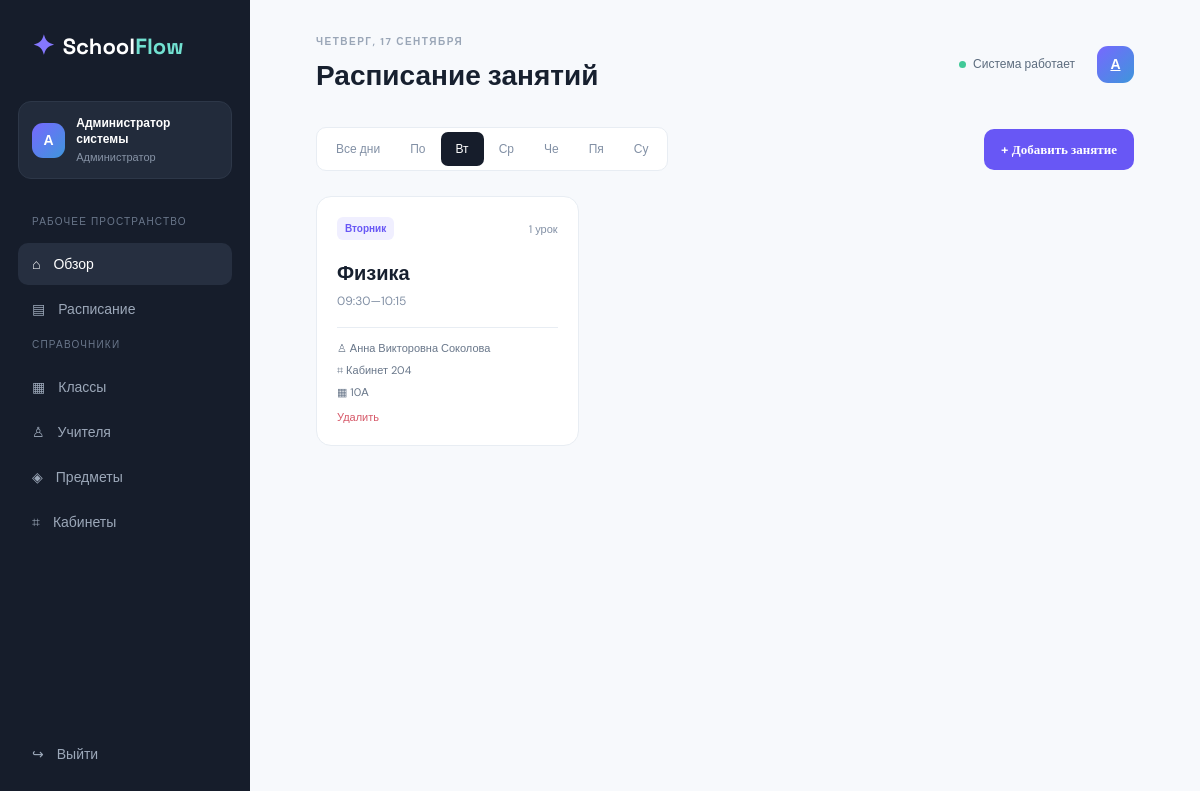
The page /schedule/?day=2 (signed in) on the database its author committed.
### app/models/models.py (models this page shows, shortened)
class User(UserMixin, db.Model):
    id = db.Column(db.Integer, primary_key=True)
    username = db.Column(db.String(80), unique=True, nullable=False)
    password_hash = db.Column(db.String(255), nullable=False)
    full_name = db.Column(db.String(120), nullable=False)
    role = db.Column(db.String(20), default='student')
    class_group_id = db.Column(db.Integer, db.ForeignKey('class_group.id'))
    @property
    def is_admin(self): return self.role == 'admin'

class Lesson(db.Model):
    id = db.Column(db.Integer, primary_key=True)
    weekday = db.Column(db.Integer, nullable=False)
    lesson_number = db.Column(db.Integer, nullable=False)
    start_time = db.Column(db.String(5), nullable=False)
    end_time = db.Column(db.String(5), nullable=False)
    class_group_id = db.Column(db.Integer, db.ForeignKey('class_group.id'), nullable=False)
    teacher_id = db.Column(db.Integer, db.ForeignKey('teacher.id'), nullable=False)
    subject_id = db.Column(db.Integer, db.ForeignKey('subject.id'), nullable=False)
    classroom_id = db.Column(db.Integer, db.ForeignKey('classroom.id'), nullable=False)
    notes = db.Column(db.Text)
    created_at = db.Column(db.DateTime, default=datetime.utcnow)
    class_group = db.relationship('ClassGroup')
    teacher = db.relationship('Teacher')
    subject = db.relationship('Subject')
    classroom = db.relationship('Classroom')

class Subject(db.Model):
    id = db.Column(db.Integer, primary_key=True)
    name = db.Column(db.String(100), nullable=False)
    color = db.Column(db.String(20), default='#6c63ff')

class Teacher(db.Model):
    id = db.Column(db.Integer, primary_key=True)
    full_name = db.Column(db.String(120), nullable=False)
    email = db.Column(db.String(120))

class Classroom(db.Model):
    id = db.Column(db.Integer, primary_key=True)
    name = db.Column(db.String(30), unique=True, nullable=False)
    building = db.Column(db.String(80), default='Главный корпус')

class ClassGroup(db.Model):
    id = db.Column(db.Integer, primary_key=True)
    name = db.Column(db.String(30), unique=True, nullable=False)
    profile = db.Column(db.String(100), default='Общеобразовательный')

### app/routes/schedule.py (the view)
@schedule_bp.route('/')
@login_required
def index():
    day = request.args.get('day', type=int)
    query = Lesson.query
    if day: query = query.filter_by(weekday=day)
    lessons = query.order_by(Lesson.weekday, Lesson.lesson_number).all()
    return render_template('schedule/index.html', lessons=lessons, days=DAYS, selected_day=day)

### app/models/models.py (called while the page is built)
@login_manager.user_loader
def load_user(user_id): return db.session.get(User, int(user_id))

### app/templates/schedule/index.html
{% extends 'base.html' %}{% block title %}Расписание — SchoolFlow{% endblock %}{% block heading %}Расписание занятий{% endblock %}{% block content %}<div class="toolbar"><div class="tabs"><a class="{{ 'active' if not selected_day }}" href="{{ url_for('schedule.index') }}">Все дни</a>{% for number,name in days.items() %}<a class="{{ 'active' if selected_day==number }}" href="{{ url_for('schedule.index', day=number) }}">{{ name[:2] }}</a>{% endfor %}</div>{% if current_user.is_admin %}<a class="button primary" href="{{ url_for('schedule.create') }}">+ Добавить занятие</a>{% endif %}</div><div class="schedule-grid">{% for lesson in lessons %}<article class="schedule-card"><div class="schedule-top"><span class="day-tag">{{ days[lesson.weekday] }}</span><span class="lesson-number">{{ lesson.lesson_number }} урок</span></div><h3>{{ lesson.subject.name }}</h3><p>{{ lesson.start_time }}—{{ lesson.end_time }}</p><div class="schedule-meta"><span>♙ {{ lesson.teacher.full_name }}</span><span>⌗ Кабинет {{ lesson.classroom.name }}</span><span>▦ {{ lesson.class_group.name }}</span></div>{% if current_user.is_admin %}<form method="post" action="{{ url_for('schedule.delete', lesson_id=lesson.id) }}" onsubmit="return confirm('Удалить занятие?')"><button class="delete-link">Удалить</button></form>{% endif %}</article>{% else %}<div class="empty">По выбранному фильтру занятий нет.</div>{% endfor %}</div>{% endblock %}

### app/templates/base.html
<!doctype html><html lang="ru"><head><meta charset="utf-8"><meta name="viewport" content="width=device-width, initial-scale=1"><title>{% block title %}SchoolFlow{% endblock %}</title><link rel="stylesheet" href="{{ url_for('static', filename='css/style.css') }}"></head><body><div class="app-shell"><aside class="sidebar"><a class="brand" href="{{ url_for('dashboard.index') }}"><span class="brand-mark">✦</span><span>School<span>Flow</span></span></a><div class="user-chip"><div class="avatar">{{ current_user.full_name[0] }}</div><div><b>{{ current_user.full_name }}</b><small>{{ 'Администратор' if current_user.is_admin else 'Ученик' }}</small></div></div><nav><small class="nav-label">РАБОЧЕЕ ПРОСТРАНСТВО</small><a href="{{ url_for('dashboard.index') }}">⌂ <span>Обзор</span></a><a href="{{ url_for('schedule.index') }}">▤ <span>Расписание</span></a><small class="nav-label">СПРАВОЧНИКИ</small><a href="{{ url_for('directories.index', kind='classes') }}">▦ <span>Классы</span></a><a href="{{ url_for('directories.index', kind='teachers') }}">♙ <span>Учителя</span></a><a href="{{ url_for('directories.index', kind='subjects') }}">◈ <span>Предметы</span></a><a href="{{ url_for('directories.index', kind='rooms') }}">⌗ <span>Кабинеты</span></a></nav><a class="logout" href="{{ url_for('auth.logout') }}">↪ <span>Выйти</span></a></aside><main class="main"><header class="topbar"><div><p class="eyebrow">{{ now_label|default('ЧЕТВЕРГ, 17 СЕНТЯБРЯ') }}</p><h1>{% block heading %}Добрый день, {{ current_user.full_name.split()[0] }}{% endblock %}</h1></div><div class="top-actions"><span class="status-dot">Система работает</span><a class="avatar mini" href="{{ url_for('auth.logout') }}">{{ current_user.full_name[0] }}</a></div></header>{% with messages = get_flashed_messages(with_categories=true) %}{% if messages %}<div class="alerts">{% for category,message in messages %}<div class="alert {{ category }}">{{ message }}</div>{% endfor %}</div>{% endif %}{% endwith %}{% block content %}{% endblock %}</main></div><script src="{{ url_for('static', filename='js/app.js') }}"></script></body></html>

### app/static/css/style.css (style rules this page uses)
:root { --ink:#17202f;--muted:#8290a5;--line:#e8edf3;--purple:#6857f5;--teal:#18b7a2;--bg:#f7f9fc;--white:#fff;--dark:#161d2b }
* { box-sizing:border-box }
body { margin:0;background:var(--bg);color:var(--ink);font:14px 'DM Sans',sans-serif }
h1,h2,h3,p { margin:0 }
h1,h2,h3,.brand { font-family:'Space Grotesk',sans-serif }
.app-shell { display:flex;min-height:100vh }
.sidebar { width:250px;background:var(--dark);color:#fff;padding:28px 18px 22px;display:flex;flex-direction:column;position:fixed;inset:0 auto 0 0 }
.brand { font-size:22px;font-weight:700;padding:0 14px 38px;display:flex;gap:8px;align-items:center;color:white;text-decoration:none }
.brand span span,.login-logo span { color:#72e1d1 }
.brand-mark,.login-logo>span { color:#8578ff;font-size:27px }
.user-chip { display:flex;gap:11px;align-items:center;padding:13px;background:#222b3b;border:1px solid #2d3748;border-radius:13px;margin-bottom:28px }
.avatar { width:35px;height:35px;background:linear-gradient(135deg,#7768ff,#3e96db);border-radius:11px;display:grid;place-items:center;color:#fff;font-weight:700 }
.user-chip b { display:block;font-size:12px }
.user-chip small { color:#8793a6;font-size:11px }
.nav-label { color:#69768a;font-size:10px;letter-spacing:1.2px;display:block;padding:0 14px 12px;margin-top:8px }
.sidebar nav a,.logout { display:flex;gap:13px;align-items:center;color:#9ca8b9;text-decoration:none;padding:12px 14px;border-radius:10px;margin:3px 0 }
.sidebar nav a:hover,.sidebar nav a:first-of-type,.logout:hover { color:#fff;background:#262f40 }
.logout { margin-top:auto }
.main { margin-left:250px;width:calc(100% - 250px);padding:35px 5.5% 60px }
.topbar { display:flex;justify-content:space-between;align-items:center;margin-bottom:34px }
.eyebrow { font-size:10px;color:#9aa6b7;letter-spacing:1.5px;font-weight:700;margin-bottom:9px }
.topbar h1 { font-size:28px }
.top-actions { display:flex;align-items:center;gap:22px }
.status-dot { font-size:12px;color:#5c6c7e }
.status-dot:before { content:'';display:inline-block;width:7px;height:7px;background:#41c998;border-radius:50%;margin-right:7px }
.mini { width:37px;height:37px }
.button { border:0;border-radius:10px;padding:12px 17px;font:600 13px 'DM Sans';cursor:pointer;text-decoration:none;display:inline-flex;align-items:center;gap:16px }
.button.primary { background:var(--purple);color:#fff }
.day-tag { font-size:10px;color:var(--purple);background:#f0efff;border-radius:6px;padding:5px 8px;font-weight:700 }
.toolbar { display:flex;justify-content:space-between;align-items:center;margin-bottom:25px }
.tabs { display:flex;background:white;border:1px solid var(--line);padding:4px;border-radius:10px }
.tabs a { padding:9px 15px;text-decoration:none;color:var(--muted);border-radius:7px;font-size:12px }
.tabs a.active { background:var(--dark);color:white }
.schedule-grid { display:grid;grid-template-columns:repeat(3,1fr);gap:15px }
.schedule-card,.form-card,.directory-list { background:white;border:1px solid var(--line);border-radius:15px;padding:20px }
.schedule-top { display:flex;justify-content:space-between;align-items:center;margin-bottom:20px }
.lesson-number { font-size:11px;color:var(--muted) }
.schedule-card h3 { font-size:20px;margin-bottom:7px }
.schedule-card>p { color:var(--muted);font-size:12px }
.schedule-meta { border-top:1px solid var(--line);margin-top:18px;padding-top:13px;display:grid;gap:8px;color:#69778a;font-size:11px }
.delete-link { background:none;border:0;color:#d65868;padding:12px 0 0;cursor:pointer;font-size:11px }

### rows shown on the page
User: full_name "А", full_name "Администратор системы", role "Администратор"
Lesson: weekday "Вторник", lesson_number "1", subject.name "Физика", start_time "09:30", end_time "10:15", teacher.full_name "Анна Викторовна Соколова", classroom.name "204", class_group.name "10А"

### other values the page prints
{{ now_label|default('ЧЕТВЕРГ, 17 СЕНТЯБРЯ') }} "ЧЕТВЕРГ, 17 СЕНТЯБРЯ"
{{ name[:2] }} "По" "Вт" "Ср" "Че" "Пя" "Су"
